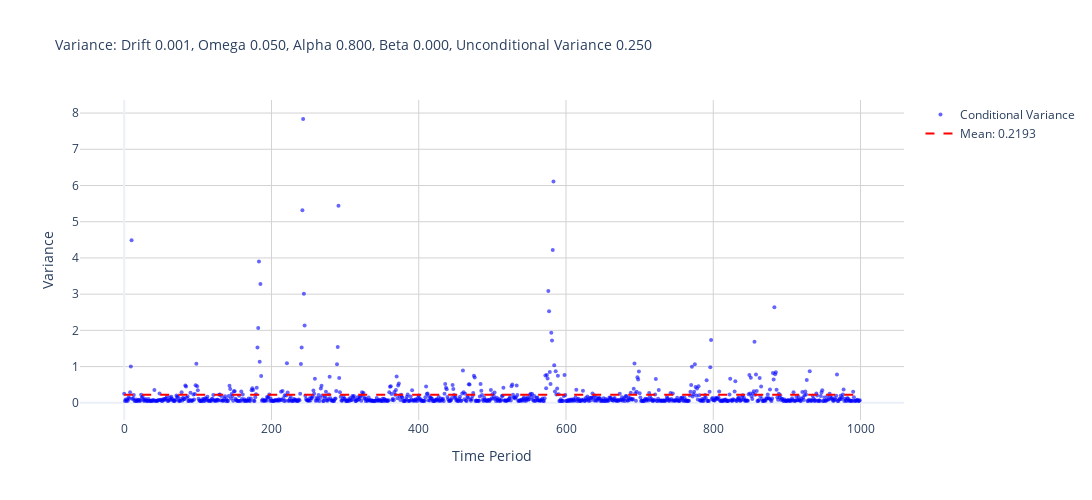

Here is the notebook cell this chart was saved with:
### Code cell
import plotly.graph_objects as go
import numpy as np

# Assuming you have these variables defined
# variance = your variance array
# mu, omega, alpha, beta = your parameters

# Create the figure
fig = go.Figure()

# Add scatter plot for variance
fig.add_trace(go.Scatter(
    x=list(range(len(variance))),
    y=variance,
    mode='markers',
    marker=dict(
        size=4,
        opacity=0.6,
        color='blue'
    ),
    name='Conditional Variance'
))

# Add horizontal line for mean
mean_variance = np.mean(variance)
fig.add_trace(go.Scatter(
    x=[0, len(variance)-1],
    y=[mean_variance, mean_variance],
    mode='lines',
    line=dict(color='red', dash='dash', width=2),
    name=f'Mean: {mean_variance:.4f}'
))

# Calculate unconditional variance
uncond_var = omega / (1 - alpha - beta)

# Update layout
fig.update_layout(
    title=dict(
        text=f'Variance: Drift {mu:.3f}, Omega {omega:.3f}, Alpha {alpha:.3f}, Beta {beta:.3f}, Unconditional Variance {uncond_var:.3f}',
        font=dict(size=14)
    ),
    xaxis_title='Time Period',
    yaxis_title='Variance',
    hovermode='x unified',
    template='plotly_white',  # or 'plotly_dark', 'ggplot2', 'seaborn'
    showlegend=True,
    width=1200,
    height=500
)

# Add grid
fig.update_xaxes(showgrid=True, gridwidth=1, gridcolor='LightGray')
fig.update_yaxes(showgrid=True, gridwidth=1, gridcolor='LightGray')

# Show the plot
fig.show()

### Figure 1 — Plotly figure (JSON) as saved in the notebook; plotly's stock layout.template omitted (floating-point values rounded to 4 significant figures; data arrays with more than 128 entries replaced by an {"elided": "..."} marker saying what was removed)
{"data": [{"marker": {"color": "blue", "opacity": 0.6, "size": 4}, "mode": "markers", "name": "Conditional Variance", "type": "scatter", "x": {"elided": "1000 int values"}, "y": {"elided": "1000 float values"}}, {"line": {"color": "red", "dash": "dash", "width": 2}, "mode": "lines", "name": "Mean: 0.2193", "type": "scatter", "x": [0, 999], "y": [0.2193, 0.2193]}], "layout": {"height": 500, "hovermode": "x unified", "showlegend": true, "title": {"font": {"size": 14}, "text": "Variance: Drift 0.001, Omega 0.050, Alpha 0.800, Beta 0.000, Unconditional Variance 0.250"}, "width": 1200, "xaxis": {"gridcolor": "LightGray", "gridwidth": 1, "showgrid": true, "title": {"text": "Time Period"}}, "yaxis": {"gridcolor": "LightGray", "gridwidth": 1, "showgrid": true, "title": {"text": "Variance"}}}}
